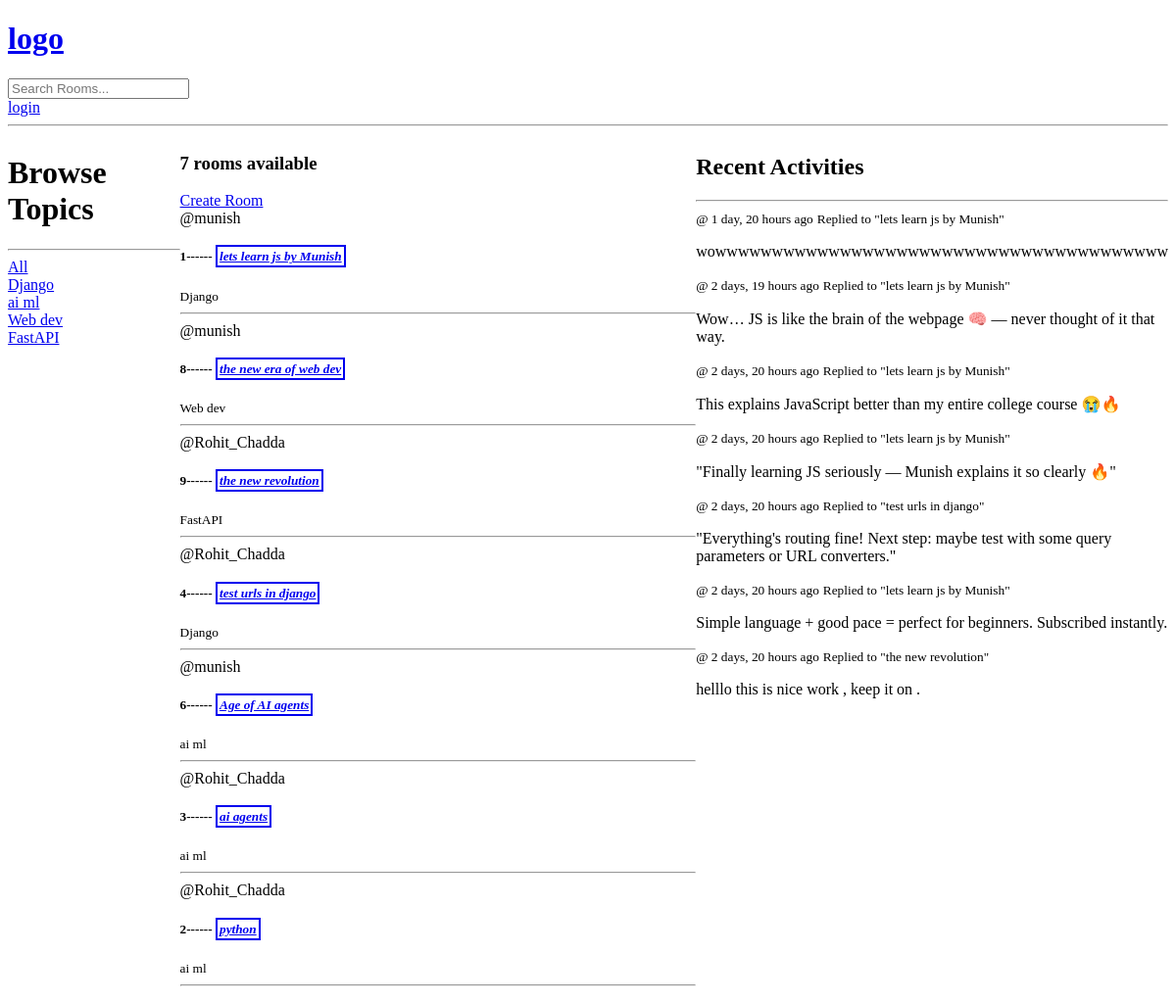
Before: / with the older database file.
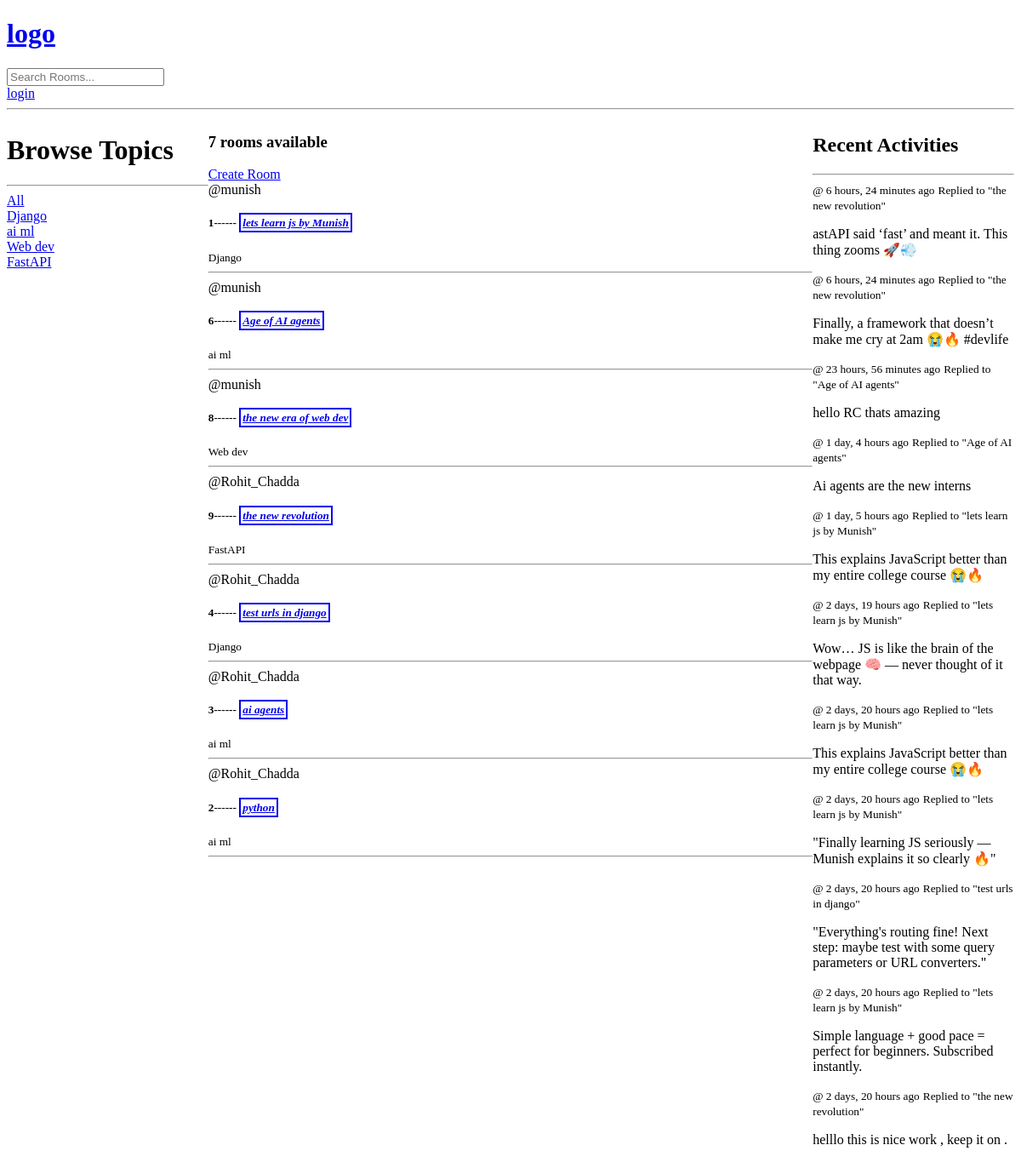
After: the same page with the newer database file.
### base/models.py (models this page shows, shortened)
class Topic(models.Model):#one topic can have many rooms , but room has one topic only .
    name = models.CharField(max_length=200)

class Room(models.Model):
    host  = models.ForeignKey(User,on_delete=models.SET_NULL , null=True)#foreign key means koi dusra model as value here , // yha User model use kr rhe h .
    topic = models.ForeignKey(Topic , on_delete=models.SET_NULL , null=True) # if topic deleted set null & allow room to be null .
    name = models.CharField(max_length=200)
    description = models.TextField(null=True , blank=True)
    participants = models.ManyToManyField(User , related_name = 'participants' ,blank=True) # many to many relationship , one room can have many participants , and one user can be in many rooms .
    updated = models.DateTimeField(auto_now=True) #last time created /updated .
    created = models.DateTimeField(auto_now_add=True) # store time created . // only 1 time occurs .
    class Meta:
        ordering =['-updated' , '-created'] # now it will prioritized  or stored & showed   as newest first in ascending order
    def __str__(self):
        return self.name

class Message(models.Model):
    user=models.ForeignKey(User,on_delete=models.CASCADE)
    room = models.ForeignKey(Room , on_delete=models.CASCADE) # cascde means-->delete all messages in room if we delete room .
    body = models.TextField()
    updated = models.DateTimeField(auto_now=True)
    created = models.DateTimeField(auto_now_add=True)
    class Meta:
        ordering =['-updated' , '-created'] # now it will prioritized  or stored & showed   as newest first in ascending order

### base/views.py (the view, shortened to what this page needs)
# urls.py: path('' ,views.home , name="home"),
def home(request):
    q=request.GET.get('q') if request.GET.get('q')!=None else ''
    if q=='':
        rooms =Room.objects.all()
        room_messages=Message.objects.all() ;
    topics=Topic.objects.all()
    rooms_count = rooms.count()
    context = {'rooms':rooms , 'topics':topics , 'rooms_count':rooms_count , 'room_messages':room_messages}
    return render(request , 'base/home.html', context  )

### base/templates/base/home.html (shortened to what this page needs)
{% extends 'main.html' %}  {% block content %}
<div class="home-cotainer">
  <div>
    {% include 'base/topics_component.html' %}
  </div>
  <div>
    <h3 class="mb-4 text-xl">
      {{rooms_count}} rooms available
    </h3>
    <a href="{% url 'create-room' %}"
      class="m-5 mt-8 bg-purple-700 text-white px-4 py-2 rounded shadow-lg transition duration-300 hover:bg-gradient-to-tr hover:from-white/10 hover:to-purple-800">Create
      Room</a>
    {% include 'base/feed_component.html' %}
  </div>
  <div>
    {% include 'base/activity_component.html' %}
  </div>
</div>
{% endblock %}

### templates/main.html (shortened to what this page needs)
<!DOCTYPE html>
<html lang="en">
<head>
</head>
<body class="">
  {% include 'navbar.html' %} {% block content %} {% endblock %}
</body>
</html>

### templates/navbar.html
<a href="/">
  <h1>logo</h1>
</a>
<form method="GET" action="{% url 'home' %}">
  <input type="text" name="q" id="" placeholder="Search Rooms..."  >
</form>
{% if request.user.is_authenticated %}
<p>hello! {{user.username}} </p>
<a href="{% url 'logout' %}">logout</a>
{% else %}
<a href="{% url 'login' %}"> login </a>
{% endif %}
<hr>

### base/templates/base/topics_component.html
    <h1 class="text-4xl">Browse Topics</h1>
    <hr />
    <div>
      <a href="{% url 'home' %}">All</a>
    </div>
    {% for topic in topics %}
    <div>
      <a href="{% url 'home' %}?q={{topic.name}}">{{topic.name}}</a>
    </div>
    {% endfor %}

### base/templates/base/feed_component.html (shortened to what this page needs)
<div>
    {% for room in rooms %}
    <div
      class="room border-2 border-green-300 rounded-md m-4 p-4 hover:border-green-500 transition"
    >
      <span>@{{room.host.username}}</span>
      <h5 class="mt-3">
        {{room.id}}------ <a href="{% url 'room' room.id %}">{{room.name}}</a>
      </h5>
      <small>{{room.topic.name}}</small>
      <hr />
    </div>
    {% endfor %}
</div>

### base/templates/base/activity_component.html (shortened to what this page needs)
<h2>Recent Activities</h2>
    <hr>
    {% for message in room_messages %}
    <div>
      <small>@{{messgae.user}} {{message.created |timesince}} ago</small>
      <small>Replied to "{{message.room}}"</small>
      <p>{{message.body}}</p>
    </div>
    {% endfor %}

### base/templates/base/home.html (style rules this page uses)
.home-cotainer { display: grid; grid-template-columns: 1fr 3fr 1fr; }
h5>a { font: oblique; font-style: italic; border: 2px solid; padding: 2px; }

Changed rows visible on the page:
removed Message: created "1 day, 20 hours", room "lets learn js by Munish", body "wowwwwwwwwwwwwwwwwwwwwwwwwwwwwwwwwwwwwwwww"
changed Room "Age of AI agents": moves up the list
added Message: created "6 hours, 24 minutes", room "the new revolution", body "astAPI said ‘fast’ and meant it. This thing zooms 🚀💨"
added Message: created "6 hours, 24 minutes", room "the new revolution", body "Finally, a framework that doesn’t make me cry at 2am 😭🔥 #devlife"
added Message: created "23 hours, 56 minutes", room "Age of AI agents", body "hello RC thats amazing"
added Message: created "1 day, 4 hours", room "Age of AI agents", body "Ai agents are the new interns"
added Message: created "1 day, 5 hours", room "lets learn js by Munish", body "This explains JavaScript better than my entire college course 😭🔥"
